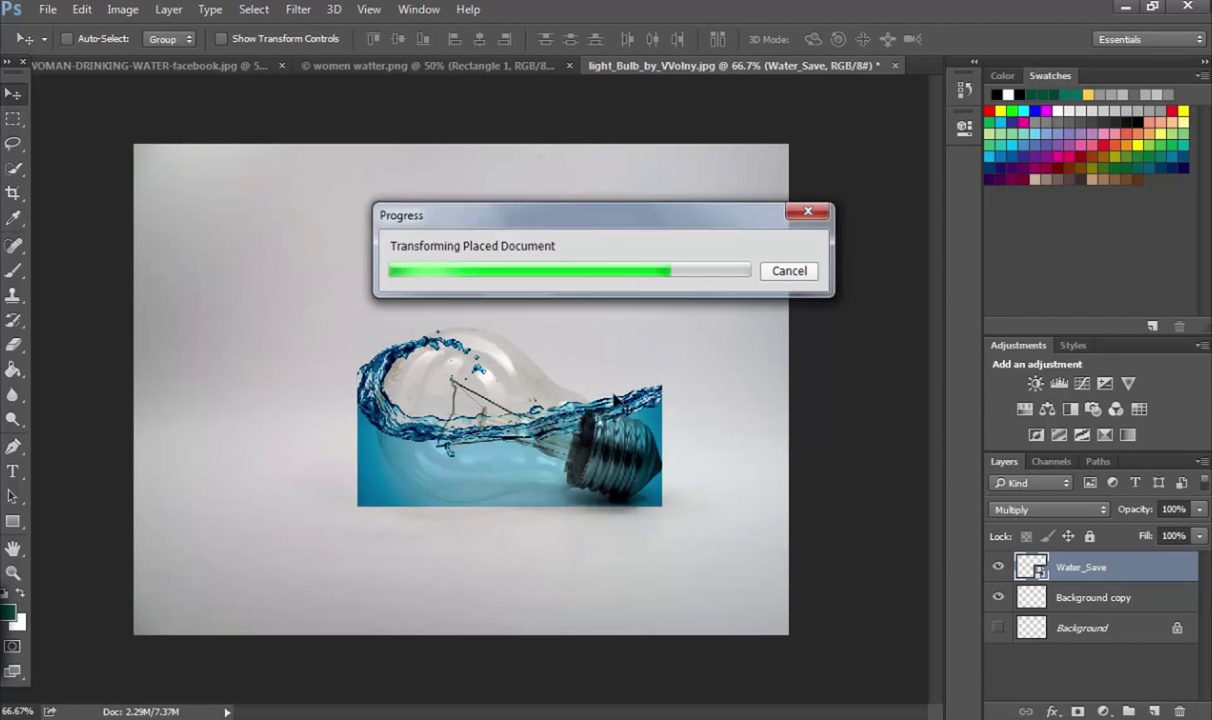
#> input picture Project1/task3/neg_1.jpg, 1212 x 720 px, given in place of cursor.png, which was not available
$ python part3.py   (Python 2 division)   (older library calls are emulated)
#> lines starting #> are read from the running program, lines starting #| are printed output that depends on the picture; pictures that were not available may be replaced by others from this repository, and a replacement may not be noted
import cv2
import numpy as np
import sys
from matplotlib import pyplot as plt

def sobel(img):
    gridimgx = cv2.Sobel(img,cv2.CV_16S,1,0)
    gridimgy = cv2.Sobel(img,cv2.CV_16S,0,1)
    absX = cv2.convertScaleAbs(gridimgx)
    absY = cv2.convertScaleAbs(gridimgy)
    dst = cv2.addWeighted(absX,0.5,absY,0.5,0)
    return dst

if __name__ == "__main__":
    threshold = 5600000
    cursor = cv2.imread('task3/cursor.png',0)
#> cursor: shape (720, 1212); min 0, max 255, mean 107.8
    (currows,curcols) = cursor.shape
#> currows = 720; curcols = 1212
    template = cv2.resize(cursor,(curcols*2,currows*2))
    gridtemplate = sobel(template)
#> in sobel, `gridimgy = cv2.Sobel(img,cv2.CV_16S,0,1)`:
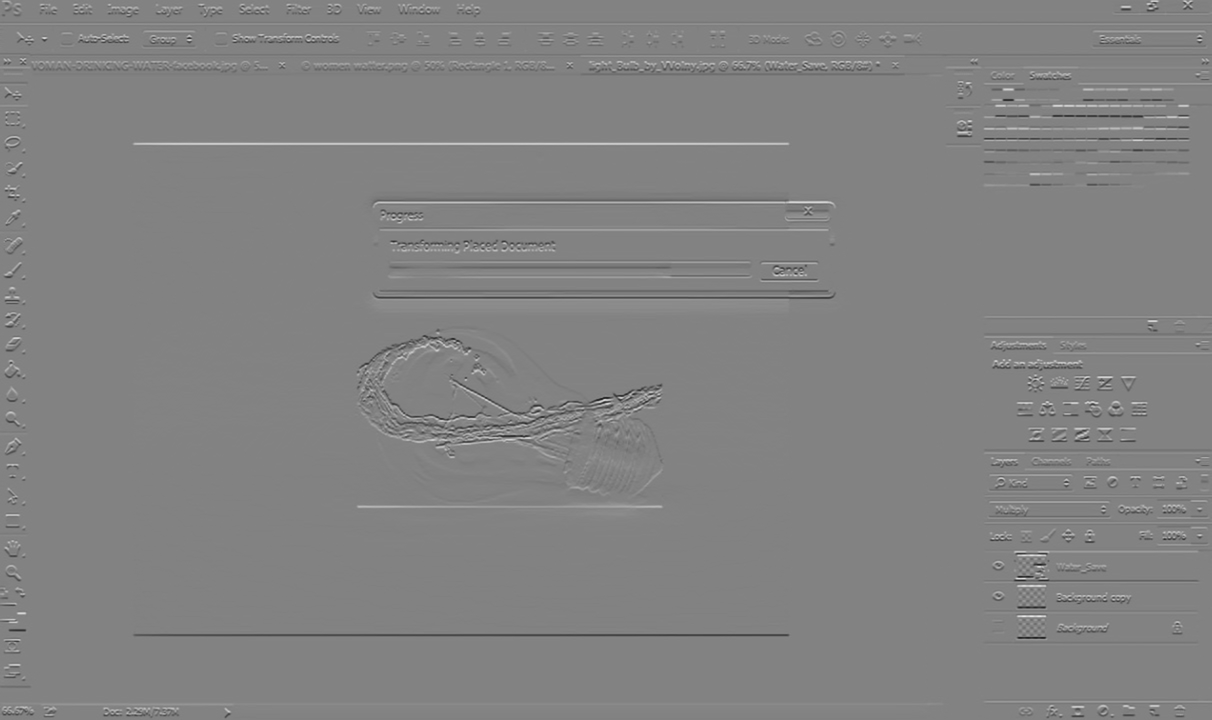
#> gridimgy: shape (1440, 2424) int16 (shown at 1/2 size); min -551, max 526, mean -0.1; drawn with min black and max white
    print gridtemplate
#> (printed output is left out)
    plt.imshow(gridtemplate,'gray')
    plt.show()
    for i in range(1,16):
        filename = "pos_"+str(i)+".jpg"
        imgfilename = "task3/"+filename
        img = cv2.imread(imgfilename,0)
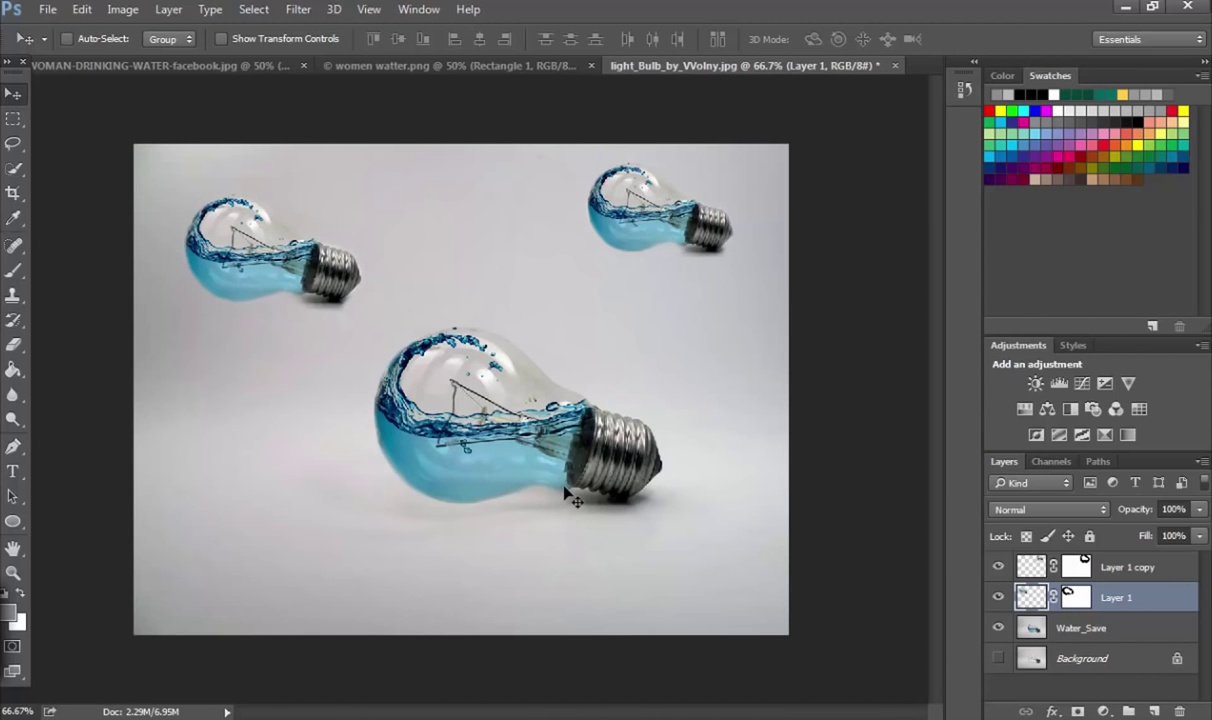
#> input picture Project1/task3/neg_2.jpg, 1212 x 720 px, given in place of pos_1.jpg, which was not available
#> img: shape (720, 1212); min 0, max 255, mean 108.1

        (imgrows,imgcols) = img.shape
#> imgrows = 720; imgcols = 1212
        img2size = cv2.resize(img,(imgcols*2,imgrows*2))
        gridimg = sobel(img2size)
#> in sobel (call 2), `absX = cv2.convertScaleAbs(gridimgx)`:
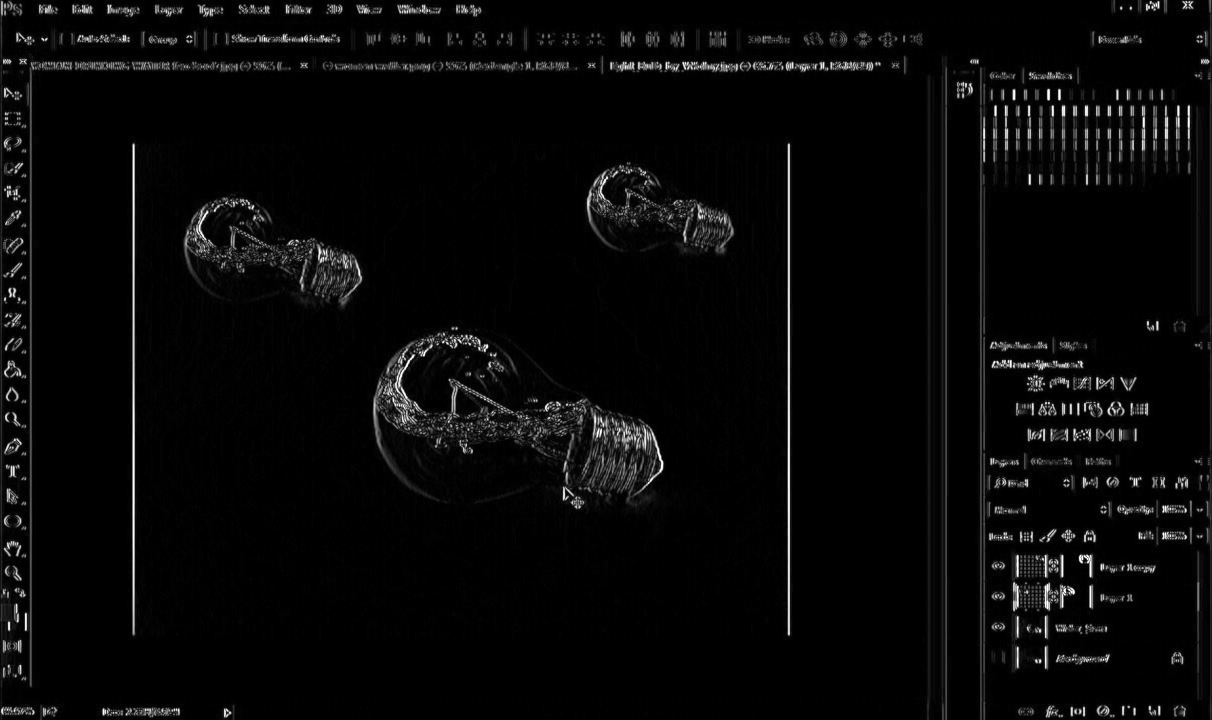
#> absX: shape (1440, 2424) (shown at 1/2 size); min 0, max 255, mean 8.2
#> in sobel (call 2), `absY = cv2.convertScaleAbs(gridimgy)`:
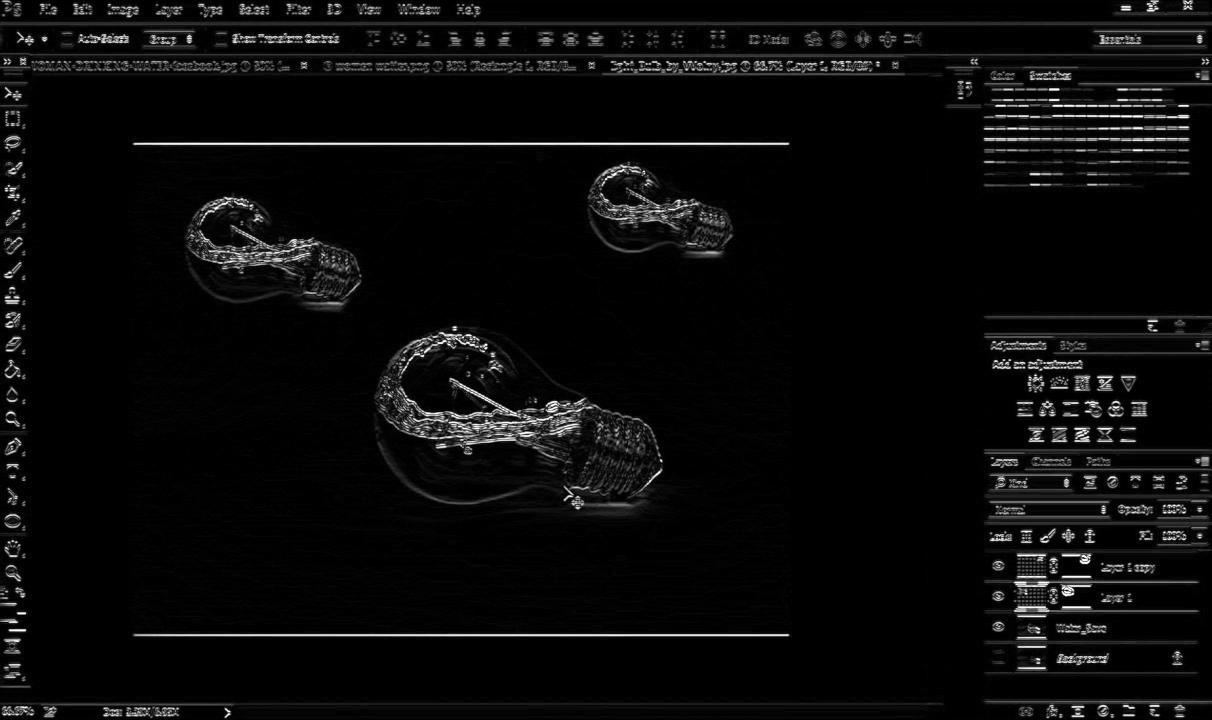
#> absY: shape (1440, 2424) (shown at 1/2 size); min 0, max 255, mean 10.4
#> in sobel (call 2), `dst = cv2.addWeighted(absX,0.5,absY,0.5,0)`:
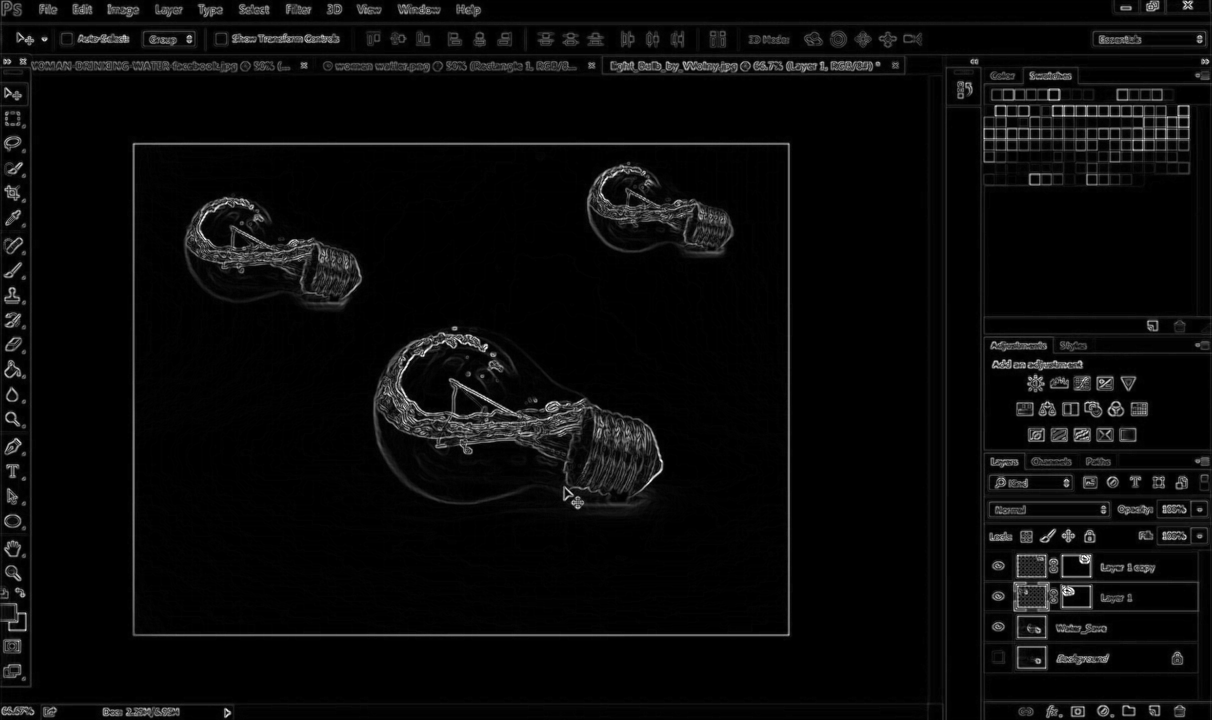
#> dst: shape (1440, 2424) (shown at 1/2 size); min 0, max 255, mean 9.3

        result = cv2.matchTemplate(gridimg,gridtemplate,cv2.TM_SQDIFF)
#> result = [1.28e+09]
        (minVal,maxVal,minLoc,maxLoc) = cv2.minMaxLoc(result)
#> minVal = 1.28e+09; maxVal = 1.28e+09; minLoc = (0, 0); maxLoc = (0, 0)
        if minVal >= threshold:
            print minVal
#| 1278053504.0
#> (the run stopped early here; a loop or call above may not have finished)
